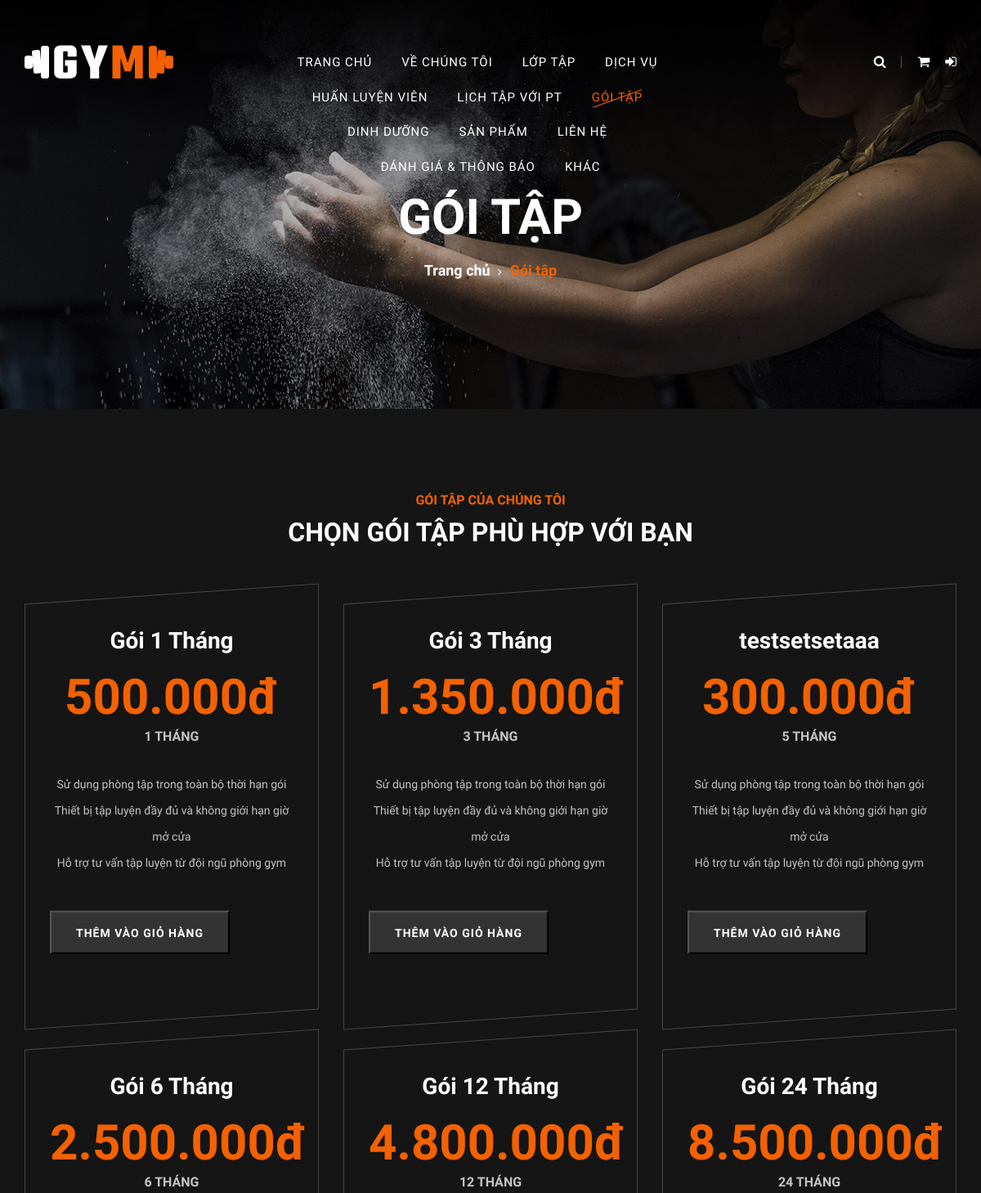
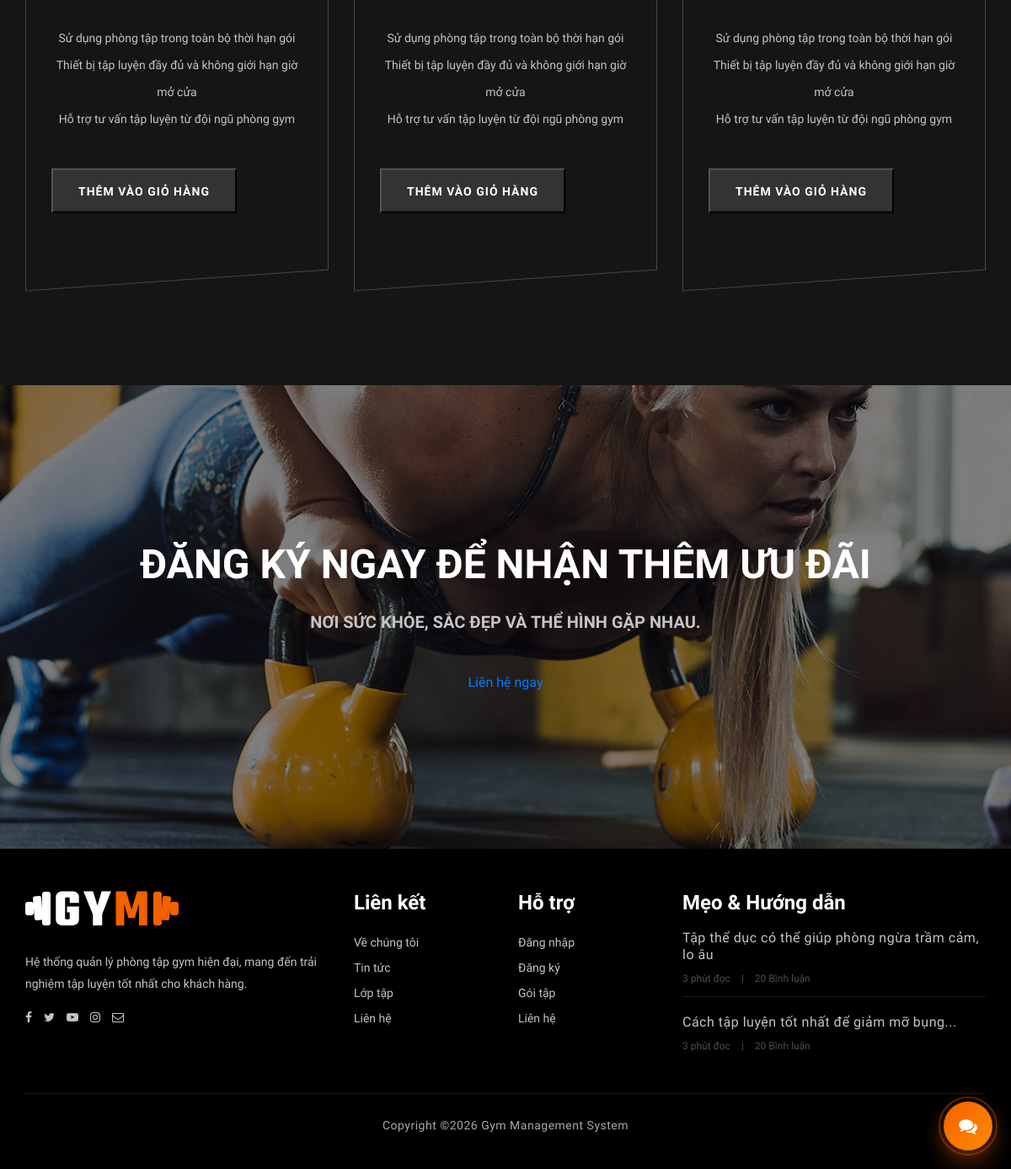
Screenshot of /client/packages.php with the database file from the repository (2 pictures, top to bottom).
### tables this page shows
CREATE TABLE `membership_packages` (
  `id` int NOT NULL AUTO_INCREMENT,
  `package_name` varchar(100) NOT NULL,
  `duration_months` int NOT NULL,
  `price` decimal(10,2) NOT NULL,
  `description` text,
  `status` enum('active','inactive') DEFAULT 'active',
  PRIMARY KEY (`id`)
);

### client/packages.php (the view, shortened to what this page needs)
<?php
require_once '../config/db.php';
$packages = [];
$packageQuery = $conn->query("SELECT id, package_name, duration_months, price, description FROM membership_packages WHERE status = 'active' ORDER BY duration_months ASC, id ASC");
if ($packageQuery) {
    while ($row = $packageQuery->fetch_assoc()) {
        $packages[] = $row;
    }
}
include 'layout/header.php';
?>
<section class="breadcrumb-section set-bg" data-setbg="assets/img/breadcrumb-bg.jpg">
    <div class="container">
        <div class="row">
            <div class="col-lg-12 text-center">
                <div class="breadcrumb-text">
                    <h2>Gói tập</h2>
                    <div class="bt-option">
                        <a href="index.php">Trang chủ</a>
                        <span>Gói tập</span>
                    </div>
                </div>
            </div>
        </div>
    </div>
</section>
<section class="pricing-section spad">
    <div class="container">
        <div class="row">
            <div class="col-lg-12">
                <div class="section-title">
                    <span>Gói tập của chúng tôi</span>
                    <h2>CHỌN GÓI TẬP PHÙ HỢP VỚI BẠN</h2>
                </div>
            </div>
        </div>
        <div class="row justify-content-center">
            <?php if (!empty($packages)): ?>
                <?php foreach ($packages as $package): ?>
                    <?php
                    $packageId = (int) $package['id'];
                    $buttonLabel = 'Thêm vào giỏ hàng';
                    $buttonClass = 'primary-btn pricing-btn';
                    $buttonDisabled = '';
                    $benefits = preg_split('/\r\n|\r|\n/', trim((string) $package['description']));
                    if (count(array_filter($benefits)) <= 1) {
                        $benefits = [
                            'Sử dụng phòng tập trong toàn bộ thời hạn gói',
                            'Thiết bị tập luyện đầy đủ và không giới hạn giờ mở cửa',
                            'Hỗ trợ tư vấn tập luyện từ đội ngũ phòng gym',
                        ];
                    }
                    ?>
                    <div class="col-lg-4 col-md-8 mb-4" id="package-<?php echo $packageId; ?>">
                        <div class="ps-item h-100">
                            <h3><?php echo htmlspecialchars($package['package_name']); ?></h3>
                            <div class="pi-price">
                                <h2><?php echo number_format((float) $package['price'], 0, ',', '.'); ?>đ</h2>
                                <span><?php echo (int) $package['duration_months']; ?> THÁNG</span>
                            </div>
                            <ul>
                                <?php foreach ($benefits as $benefit): ?>
                                    <?php if (trim($benefit) !== ''): ?>
                                        <li><?php echo htmlspecialchars(trim($benefit)); ?></li>
                                    <?php endif; ?>
                                <?php endforeach; ?>
                            </ul>
                            <button type="button"
                                    class="<?php echo $buttonClass; ?>"
                                    onclick="addPackageToCart(<?php echo $packageId; ?>)"
                                    <?php echo $buttonDisabled; ?>>
                                <?php echo $buttonLabel; ?>
                            </button>
                        </div>
                    </div>
                <?php endforeach; ?>
            <?php else: ?>
                <div class="col-lg-8">
                    <div class="alert alert-warning text-center">Hiện chưa có gói tập nào đang mở bán.</div>
                </div>
            <?php endif; ?>
        </div>
    </div>
</section>
<section class="banner-section set-bg" data-setbg="assets/img/banner-bg.jpg">
    <div class="container">
        <div class="row">
            <div class="col-lg-12 text-center">
                <div class="bs-text">
                    <h2>Đăng ký ngay để nhận thêm ưu đãi</h2>
                    <div class="bt-tips">Nơi sức khỏe, sắc đẹp và thể hình gặp nhau.</div>
                    <a href="contact.php" class="primary-btnbtn-normal">Liên hệ ngay</a>
                </div>
            </div>
        </div>
    </div>
</section>
<?php include 'layout/footer.php'; ?>

### client/assets/css/barfiller.css (style rules this page uses)
body { font-family: Arial; }

### client/assets/css/style.css (style rules this page uses)
html, body { height: 100%; font-family: "Muli", sans-serif; -webkit-font-smoothing: antialiased; font-smoothing: antialiased; background: #0f0f0f; }
h1, h2, h3, h4, h5, h6 { margin: 0; color: #111111; font-weight: 400; font-family: "Oswald", sans-serif; }
h2 { font-size: 36px; }
h3 { font-size: 30px; }
ul, ol { padding: 0; margin: 0; }
.section-title { margin-bottom: 45px; text-align: center; }
.section-title span { font-size: 16px; color: #f36100; text-transform: uppercase; font-weight: 700; }
.section-title h2 { color: #ffffff; font-size: 32px; font-weight: 600; text-transform: uppercase; margin-top: 8px; }
.set-bg { background-repeat: no-repeat; background-size: cover; background-position: top center; }
.spad { padding-top: 100px; padding-bottom: 100px; }
.primary-btn { display: inline-block; font-size: 14px; padding: 17px 30px 16px; color: #ffffff; background: #f36100; line-height: normal; letter-spacing: 1px; text-transform: uppercase; font-weight: 700; }
.banner-section { height: 550px; display: -webkit-box; display: -ms-flexbox; display: flex; -webkit-box-align: center; -ms-flex-align: center; align-items: center; -webkit-box-pack: center; -ms-flex-pack: center; justify-content: center; }
.bs-text h2 { font-size: 48px; color: #ffffff; font-weight: 700; text-transform: uppercase; margin-bottom: 25px; }
.bs-text .bt-tips { font-size: 20px; color: #c4c4c4; font-weight: 700; text-transform: uppercase; margin-bottom: 45px; }
.pricing-section { background: #151515; }
.pricing-section .section-title { margin-bottom: 56px; }
.ps-item { text-align: center; padding: 40px 30px 52px; border: 1px solid #464646; -webkit-transform: skewY(-4deg); -ms-transform: skewY(-4deg); transform: skewY(-4deg); -webkit-transition: all 0.5s; -o-transition: all 0.5s; transition: all 0.5s; margin-bottom: 30px; position: relative; }
.ps-item h3 { font-size: 28px; color: #ffffff; font-weight: 600; margin-bottom: 16px; -webkit-transform: skewY(4deg); -ms-transform: skewY(4deg); transform: skewY(4deg); }
.ps-item .pi-price { margin-bottom: 30px; -webkit-transform: skewY(4deg); -ms-transform: skewY(4deg); transform: skewY(4deg); }
.ps-item .pi-price h2 { font-size: 60px; color: #f36100; font-weight: 600; }
.ps-item .pi-price span { color: #c4c4c4; font-size: 16px; font-weight: 700; text-transform: uppercase; }
.ps-item ul { margin-bottom: 40px; -webkit-transform: skewY(4deg); -ms-transform: skewY(4deg); transform: skewY(4deg); }
.ps-item ul li { font-size: 14px; color: #c4c4c4; line-height: 32px; list-style: none; }
.ps-item .primary-btn.pricing-btn { display: block; background: #333333; -webkit-transform: skewY(4deg); -ms-transform: skewY(4deg); transform: skewY(4deg); }
.breadcrumb-section { height: 500px; padding-top: 230px; }
.breadcrumb-text h2 { font-size: 60px; color: #ffffff; font-weight: 600; text-transform: uppercase; margin-bottom: 15px; }
.breadcrumb-text .bt-option a { font-size: 18px; color: #ffffff; font-weight: 700; display: inline-block; position: relative; margin-right: 20px; }
.breadcrumb-text .bt-option a:after { position: absolute; right: -14px; top: 6px; font-family: "FontAwesome"; content: ""; font-size: 13px; font-weight: 400; }
.breadcrumb-text .bt-option span { font-size: 18px; color: #f36100; font-weight: 700; }
@media only screen and (min-width: 1200px) { .container { max-width: 1170px; } }

### rows the page displays
membership_packages: package_name "Gói 1 Tháng", price "500.000", duration_months "1", benefit "Sử dụng phòng tập trong toàn bộ thời hạn gói", benefit "Thiết bị tập luyện đầy đủ và không giới hạn giờ mở cửa", benefit "Hỗ trợ tư vấn tập luyện từ đội ngũ phòng gym", buttonLabel "THÊM VÀO GIỎ HÀNG"
membership_packages: package_name "Gói 3 Tháng", price "1.350.000", duration_months "3", benefit "Sử dụng phòng tập trong toàn bộ thời hạn gói", benefit "Thiết bị tập luyện đầy đủ và không giới hạn giờ mở cửa", benefit "Hỗ trợ tư vấn tập luyện từ đội ngũ phòng gym", buttonLabel "THÊM VÀO GIỎ HÀNG"
membership_packages: package_name "testsetsetaaa", price "300.000", duration_months "5", benefit "Sử dụng phòng tập trong toàn bộ thời hạn gói", benefit "Thiết bị tập luyện đầy đủ và không giới hạn giờ mở cửa", benefit "Hỗ trợ tư vấn tập luyện từ đội ngũ phòng gym", buttonLabel "THÊM VÀO GIỎ HÀNG"
membership_packages: package_name "Gói 6 Tháng", price "2.500.000", duration_months "6", benefit "Sử dụng phòng tập trong toàn bộ thời hạn gói", benefit "Thiết bị tập luyện đầy đủ và không giới hạn giờ mở cửa", benefit "Hỗ trợ tư vấn tập luyện từ đội ngũ phòng gym", buttonLabel "THÊM VÀO GIỎ HÀNG"
membership_packages: package_name "Gói 12 Tháng", price "4.800.000", duration_months "12", benefit "Sử dụng phòng tập trong toàn bộ thời hạn gói", benefit "Thiết bị tập luyện đầy đủ và không giới hạn giờ mở cửa", benefit "Hỗ trợ tư vấn tập luyện từ đội ngũ phòng gym", buttonLabel "THÊM VÀO GIỎ HÀNG"
membership_packages: package_name "Gói 24 Tháng", price "8.500.000", duration_months "24", benefit "Sử dụng phòng tập trong toàn bộ thời hạn gói", benefit "Thiết bị tập luyện đầy đủ và không giới hạn giờ mở cửa", benefit "Hỗ trợ tư vấn tập luyện từ đội ngũ phòng gym", buttonLabel "THÊM VÀO GIỎ HÀNG"
